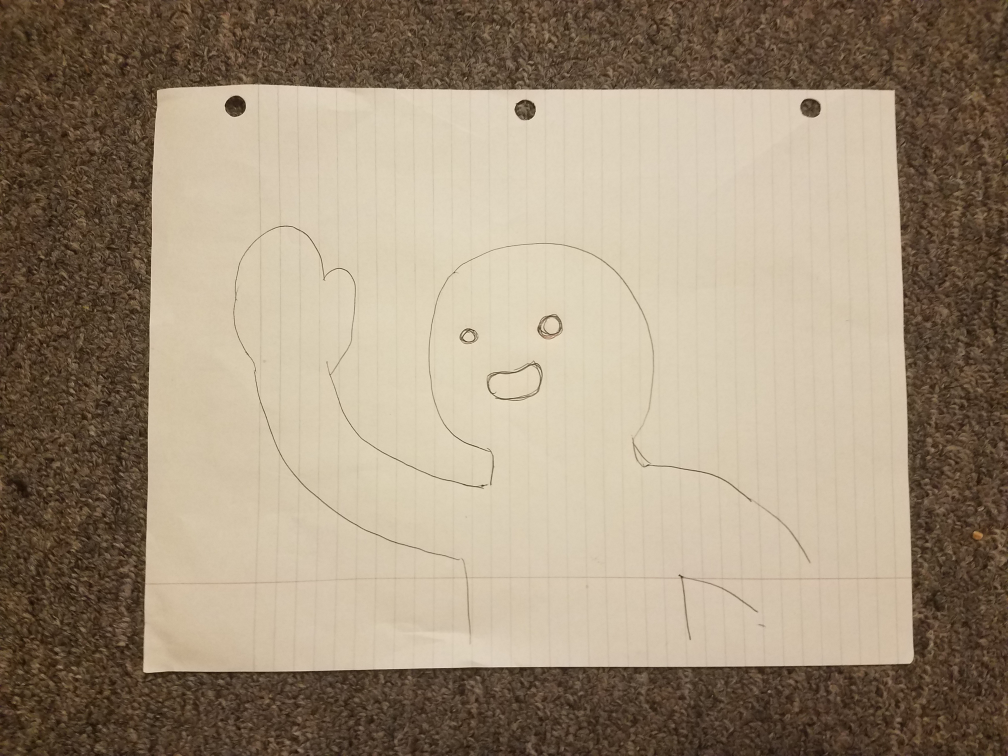
#> input picture image1.jpg, 4032 x 3024 px (shown at 1/4 size)
$ python cornerFinder.py --image image1.jpg   (older library calls are emulated)
#> lines starting #> are read from the running program, lines starting #| are printed output that depends on the picture
from vision import transform
from skimage.filters import threshold_adaptive
import numpy as np
import argparse
import cv2

def resizeIm(image,height):
	r = height / image.shape[1]
	dim = (height , int(image.shape[0] * r))
	return cv2.resize(image, dim, interpolation = cv2.INTER_AREA)

howHeight = 600
# construct the argument parser and parse the arguments
ap = argparse.ArgumentParser()
ap.add_argument("-i", "--image", required = True,
	help = "Path to the image to be scanned")
args = vars(ap.parse_args())

# load the image and compute the ratio of the old height
# to the new height, clone it, and resize it
image = cv2.imread(args["image"])
#> image is the input picture: shape (3024, 4032, 3); mean B, G, R 120.9, 142.7, 159.1
ratio = image.shape[0] / 500.0
#> ratio = 6.05
orig = image.copy()

gray = cv2.cvtColor(image, cv2.COLOR_BGR2GRAY)
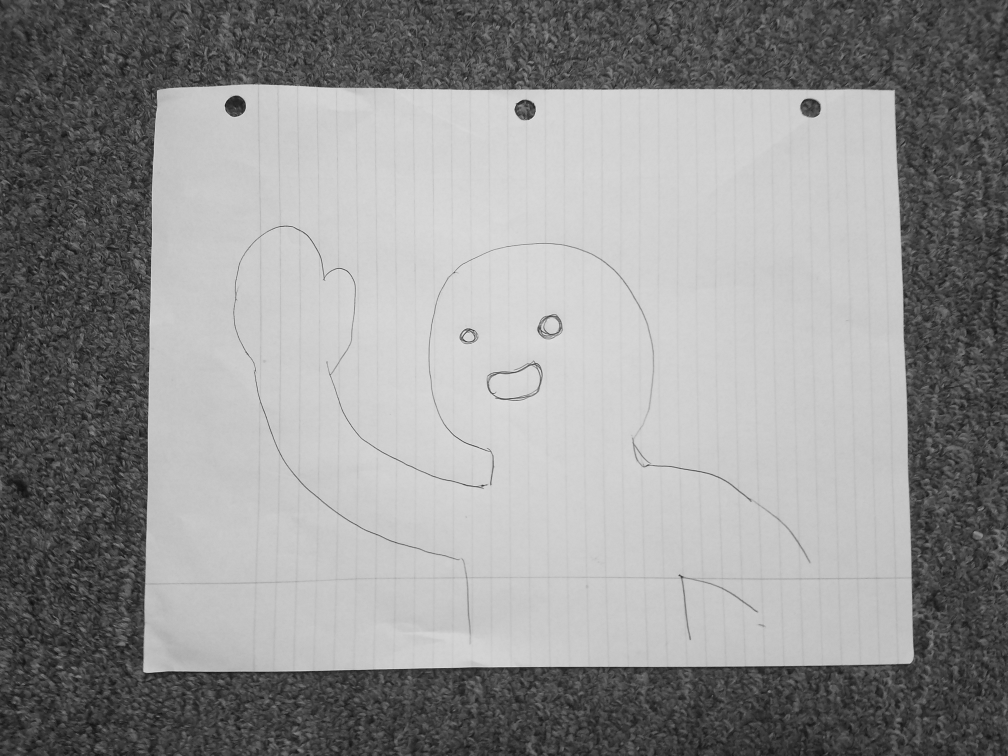
#> gray: shape (3024, 4032) (shown at 1/4 size); min 4, max 243, mean 145.2
gray = cv2.GaussianBlur(gray, (5, 5), 0)
edged = cv2.Canny(gray, 75, 200)
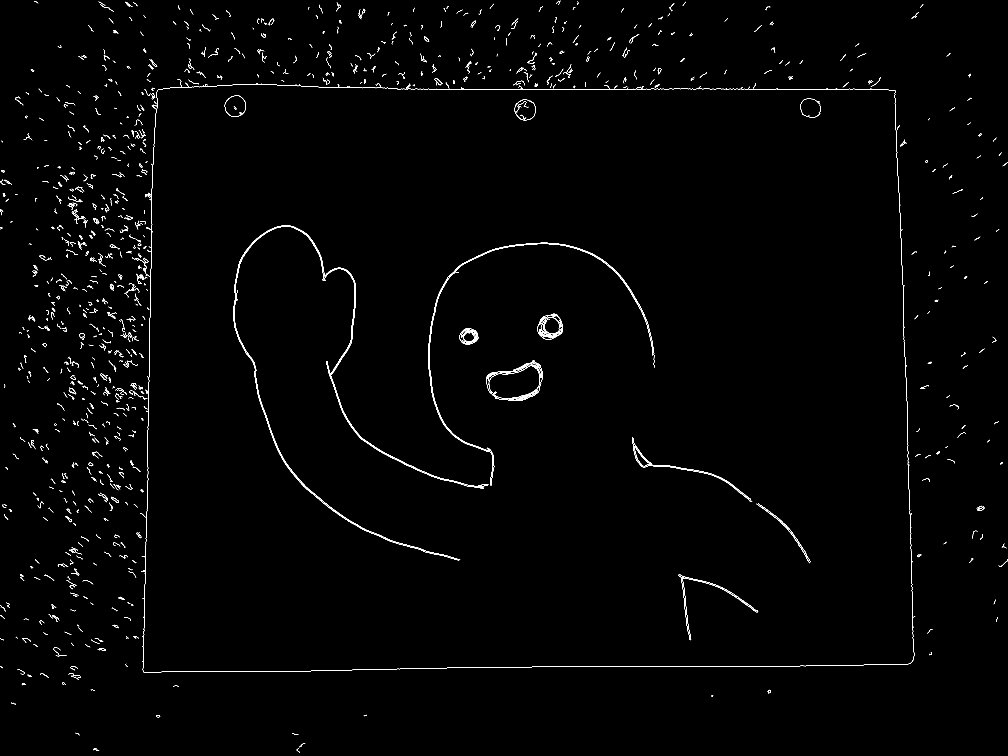
#> edged: shape (3024, 4032) (shown at 1/4 size); 0.56% white in thin lines or dots
edged2 = np.float32(edged)
#> edged2: shape (3024, 4032) float32; 0.56% white in thin lines or dots
dst = cv2.cornerHarris(edged2,2,3,0.04)
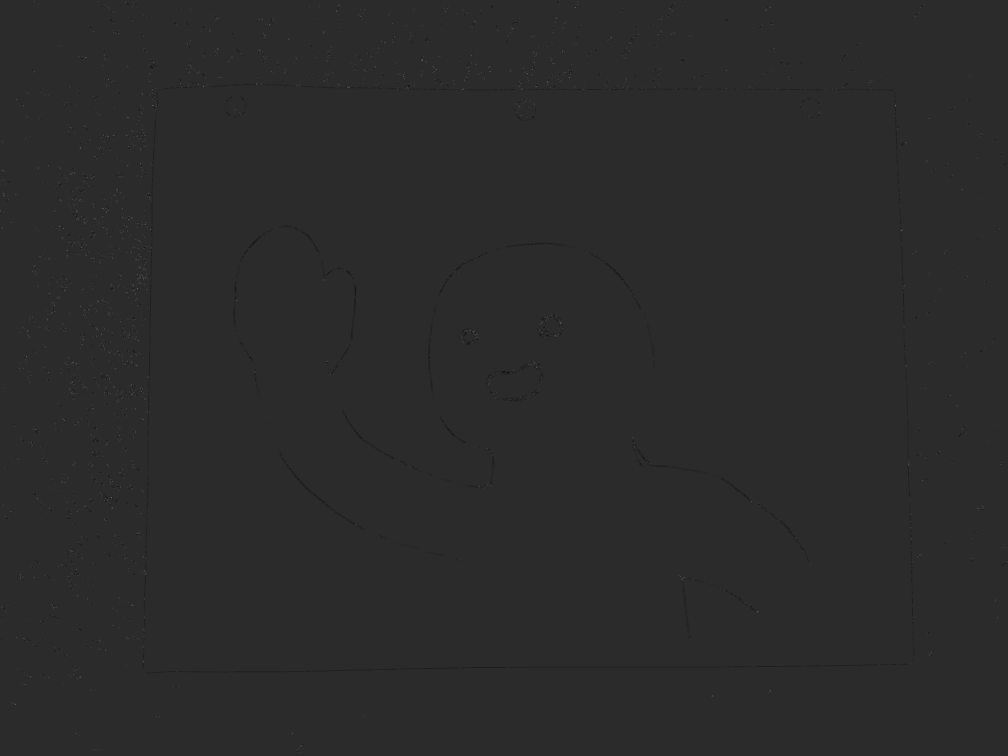
#> dst: shape (3024, 4032) float32 (shown at 1/4 size); min -169130016, max 815259648, mean -108383.6; drawn with min black and max white
#dst = cv2.dilate(dst,None)

#image[dst>0.05*dst.max()]=[0,0,255]

print (dst.shape)
#| (3024, 4032)
(height, width) = dst.shape
#> height = 3024; width = 4032

lTx = width-1
#> lTx = 4031
lTy = height-1
#> lTy = 3023

rTx = 0
rTy = height -1
#> rTy = 3023

lBx = width - 1
#> lBx = 4031
lBy = 0

rBx = 0
rBy = 0

max = dst.max()
#> max = 815259648
for x in range(0,width-1):
	for y in range(0,height-1):
		if (dst[y,x]  > 0.05*max):
			if (x+y < lTx+lTy):
				lTx = x
				lTy = y
			if (x+y > rBx+rBy):
				rBx = x
				rBy = y
			if (y-x < rTy-rTx):
				rTx = x
				rTy = y
			if (x-y < lBx-lBy):
				lBx = x
				lBy = y
#> after the loop, lBx = 45; lBy = 2812; lTx = 136; lTy = 7; rBx = 3985; rBy = 2488; rTx = 3693; rTy = 17

L=[[lTx,lTy],[rTx,rTy],[rBx,rBy],[lBx,lBy]]
ctr = np.array(L).reshape((-1,1,2)).astype(np.int32)
cv2.drawContours(image,[ctr],0,(0,255,0),2)

cv2.imshow('dst',image)
if cv2.waitKey(0) & 0xff == 27:
#> (key Esc is pressed here)
    cv2.destroyAllWindows()
